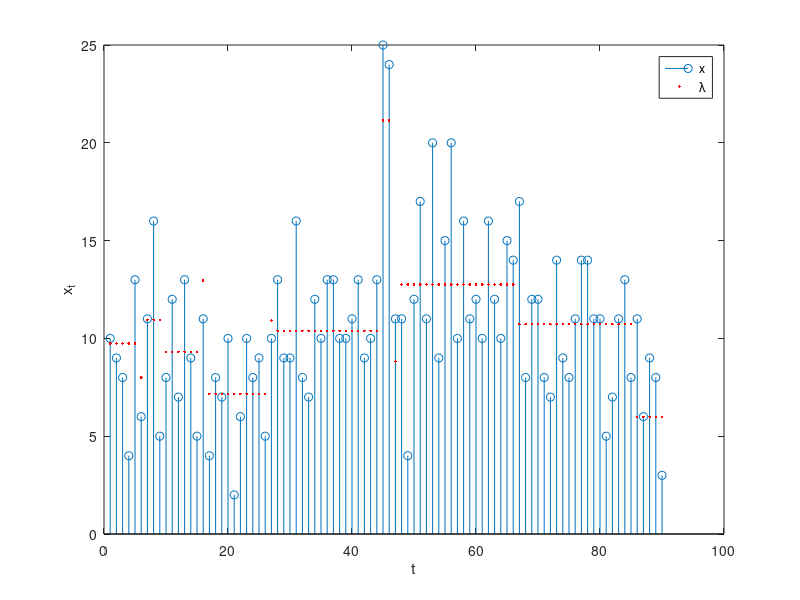

The MATLAB script that drew this image: (Note: this script raises an error after producing the figure.)
 % B.1 Data generation

% CMPE58N_MCP_POISS Script to generate data from the model 
%

% Change History : 
% Date Time Prog Note 
% 01-Apr-2009 9:40 AM ATC Created under MATLAB 7.7.0

% ATC = Ali Taylan Cemgil,
% Department of Computer Engineering, Bogazici University 
% e-mail : taylan.cemgil@boun.edu.tr

function [data] = gen_data()

  % Set the Hyperparameters 
  data.M = 90; 
  data.a = 10; 
  data.b = 1; 
  data.p1 = 0.2;
  data.log_p1 = log(data.p1); 
  data.log_p0 = log(1 - data.p1);

  data.r = double(rand(1, data.M) < exp(data.log_p1));   
  data.lambda = zeros(1, data.M); 
  data.lambda(1) = gamrnd(data.a, data.b);
  

  for t=2:data.M,
      if data.r(t)==1,
          data.lambda(t) = gamrnd(data.a, data.b);
      else 
          data.lambda(t) = data.lambda(t-1);                   
      end;
  end;

  data.x = poissrnd(data.lambda);

  % Plot data 
  close all;
  stem(data.x);
  hold on;
  plot(1:data.M, [data.lambda], 'r.');
  hold off;
  legend('x','\lambda'); xlabel('t'); ylabel('x_t');
  
  % Save Data
  saveTxt('/tmp/states.txt', data.lambda);
  saveTxt('/tmp/obs.txt', data.x);
  
end
